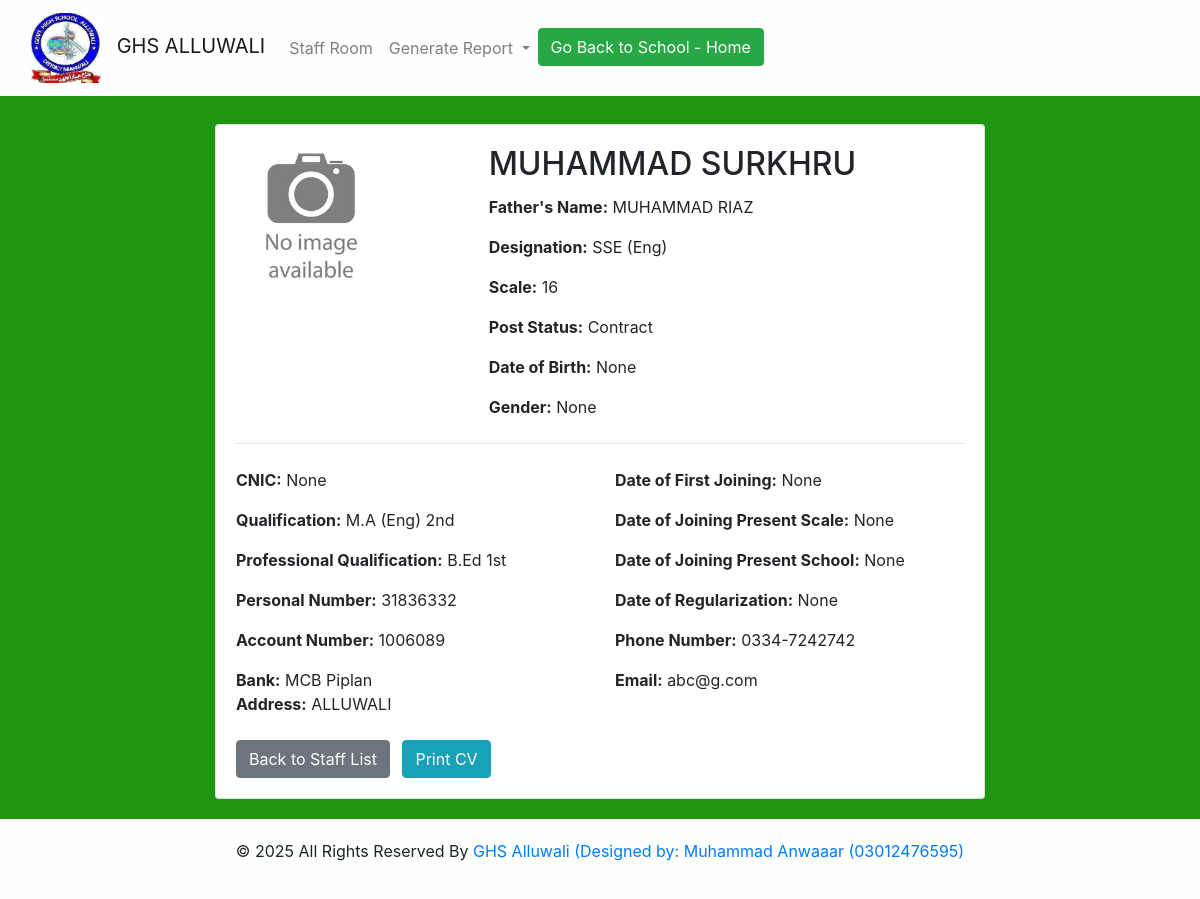
Screenshot of /staff/employee/4/ (signed in) with the database file from the repository.
### staff/models.py (models this page shows, shortened)
class Employee(models.Model):
    DESIGNATION_CHOICES = [
        ('SST Arts', 'SST Arts'),
        ('SST', 'SST'),
        ('SSE Arts', 'SSE Arts'),
        ('SSE English', 'SSE English'),
        ('SSE Science', 'SSE Science'),
        ('SST MATH', 'SST MATH'),
        ('SST science', 'SST science'),
        ('SST BIO', 'SST BIOLOGY'),
        ('SST PHY', 'SST PHYSICS'),
        ('SST CHE', 'SST CHEMISTRY'),
        ('SST IT', 'SST COMPUTER'),
        ('EST Arts', 'EST Arts'),
        ('EST Sci', 'EST Science'),
        ('EST Arts', 'EST Arts'),
        ('EST', 'EST'),
        ('SESE', 'SESE'),
        ('EST Agri', 'EST Agri'),
        ('EST General', 'EST General'),
        ('EST Vr', 'EST Vernacular'),
        ('PST Sci', 'PST Science'),
        ('PST Arts', 'PST Arts'),
        ('PST', 'PST'),
        ('Naib Qasid', 'Naib Qasid'),
        ('L.Attendant', 'Lab Attendant'),
        ('Mali', 'Mali'),
        ('C.IV', 'Class 4'),
        ('SG', 'Security Guard'),
        ('Chokidat', 'Chokidar'),
        ('Sweaper', 'Sweaper'),
    ]
    SCALE_CHOICES = [
        ('19', '19'),
        ('18', '18'),
        ('17', '17'),
        ('16', '16'),
        ('15', '15'),
        ('14', '14'),
        ('12', '12'),
        ('9', '9'),
        ('7', '7'),
        ('5', '5'),
        ('4', '4'),
        ('3', '3'),
        ('2', '2'),
        ('1', '1'),
    ]
    GENDER_CHOICES = [
        ('Male', 'Male'),
        ('Female', 'Female'),
    ]
    POST_STATUS_CHOICES = [
        ('Regular', 'Regular'),
        ('Contract', 'Contract'),
        ('temporary', 'temporary'),
        ('Other', 'Other'),
    ]
    name = models.CharField(max_length=100)
    fname = models.CharField(max_length=100)  # Father name
    cnic = models.CharField(max_length=15, unique=True)  # CNIC formatted as XXXXX-XXXXXXX-X
    qualification=models.CharField(max_length=50, blank=True, null=True,default='Not Mentioned')
    prof_qualification=models.CharField(max_length=50, blank=True, null=True,default='Not Mentioned')
    personalno = models.CharField(max_length=50, unique=True)  # Personal number
    designation = models.CharField(max_length=20, choices=DESIGNATION_CHOICES)
    scale = models.CharField(max_length=3, choices=SCALE_CHOICES)
    post_status = models.CharField(max_length=15, choices=POST_STATUS_CHOICES,default="Regular")
    date_of_birth = models.DateField()
    date_of_first_joining = models.DateField(blank=True, null=True)
    date_of_joining_present_scale = models.DateField(blank=True, null=True)
    date_of_joining_present_school = models.DateField(blank=True, null=True)
    date_of_regularization = models.DateField(blank=True, null=True)
    accountno = models.CharField(max_length=50, unique=True)  # Personal number
    bank = models.CharField(max_length=100)  # Personal number
    phoneno = models.CharField(max_length=15, blank=True, null=True)  # Optional phone number
    email=models.CharField(max_length=100, blank=True, null=True,default="not_mentioned@g.com")  # Optional phone number
    gender = models.CharField(max_length=6, choices=GENDER_CHOICES, blank=True, null=True)  # Optional gender
    address = models.TextField(blank=True, null=True)  # Optional address
    image = models.ImageField(upload_to='school/images', default='defaults/noimage.jpg')

### staff/views.py (the view)
# urls.py: path('employee/<int:employee_id>/', views.employee_detail, name='employee_detail'),
@user_passes_test(is_superuser_or_staff)
def employee_detail(request, employee_id):
    employee = get_object_or_404(Employee, pk=employee_id)
    return render(request, 'staff/employee_detail.html', {'employee': employee})

### staff/views.py (called while the page is built)
def is_superuser_or_staff(user):
    return user.is_superuser or user.is_staff

### staff/templates/staff/employee_detail.html (shortened to what this page needs)
{% extends 'staff/base.html' %}
{% load static %}
{% block content %}
<div class="container-fluid mt-2">
    <div class="row">
        <div class="col-md-8 offset-md-2">
            <div class="card">
                <div class="card-body">
                    <div class="row">
                        <div class="col-md-4">
                            {% if employee.image.url %}
                                <img src="{{ employee.image.url }}" class="img-fluid rounded-circle mb-3" alt="{{ employee.name }}" style="max-width: 150px;">
                            {% else %}
                                <img src="{% static 'img/noimage.jpg' %}" class="img-fluid rounded-circle mb-3" alt="{{ employee.name }}" style="max-width: 150px;">
                            {% endif %}
                        </div>
                        <div class="col-md-8">
                            <h2 class="card-title">{{ employee.name }}</h2>
                            <p class="card-text"><strong>Father's Name:</strong> {{ employee.fname }}</p>
                            <p class="card-text"><strong>Designation:</strong> {{ employee.designation }}</p>
                            <p class="card-text"><strong>Scale:</strong> {{ employee.scale }}</p>
                            <p class="card-text"><strong>Post Status:</strong> {{ employee.post_status }}</p>
                            <p class="card-text"><strong>Date of Birth:</strong> {{ employee.date_of_birth }}</p>
                            <p class="card-text"><strong>Gender:</strong> {{ employee.gender }}</p>
                        </div>
                    </div>
                    <hr class="my-4">
                    <div class="row">
                        <div class="col-md-6">
                            <p class="card-text"><strong>CNIC:</strong> {{ employee.cnic }}</p>
                            <p class="card-text"><strong>Qualification:</strong> {{ employee.qualification }}</p>
                            <p class="card-text"><strong>Professional Qualification:</strong> {{ employee.prof_qualification }}</p>
                            <p class="card-text"><strong>Personal Number:</strong> {{ employee.personalno }}</p>
                            <p class="card-text"><strong>Account Number:</strong> {{ employee.accountno }}</p>
                            <p class="card-text"><strong>Bank:</strong> {{ employee.bank }}</p>
                        </div>
                        <div class="col-md-6">
                            <p class="card-text"><strong>Date of First Joining:</strong> {{ employee.date_of_first_joining }}</p>
                            <p class="card-text"><strong>Date of Joining Present Scale:</strong> {{ employee.date_of_joining_present_scale }}</p>
                            <p class="card-text"><strong>Date of Joining Present School:</strong> {{ employee.date_of_joining_present_school }}</p>
                            <p class="card-text"><strong>Date of Regularization:</strong> {{ employee.date_of_regularization }}</p>
                            <p class="card-text"><strong>Phone Number:</strong> {{ employee.phoneno }}</p>
                            <p class="card-text"><strong>Email:</strong> {{ employee.email }}</p>
                        </div>
                    </div>
                    <div class="row">
                        <div class="col-md-12">
                            <p class="card-text"><strong>Address:</strong> {{ employee.address }}</p>
                        </div>
                    </div>
                    <div class="mt-4">
                        <a href="{% url 'staff:index' %}" class="btn btn-secondary">Back to Staff List</a>
                        <button onclick="window.print()" class="btn btn-info ml-2">Print CV</button>
                    </div>
                </div>
            </div>
        </div>
    </div>
</div>
{% endblock %}

### staff/templates/staff/base.html (style rules this page uses)
* { margin: 0; padding: 0; }
body { background-color: rgb(33, 150, 17); display: flex; flex-direction: column; min-height: 100vh; margin: 0; }

### rows the page displays
Employee: image (placeholder picture), name "MUHAMMAD SURKHRU", fname "MUHAMMAD RIAZ", designation "SSE (Eng)", scale "16", post_status "Contract", date_of_birth "None", gender "None", cnic "None", qualification "M.A (Eng) 2nd", prof_qualification "B.Ed 1st", personalno "31836332", accountno "1006089", bank "MCB Piplan", date_of_first_joining "None", date_of_joining_present_scale "None", date_of_joining_present_school "None", date_of_regularization "None", phoneno "0334-7242742", email "abc@g.com", address "ALLUWALI"
